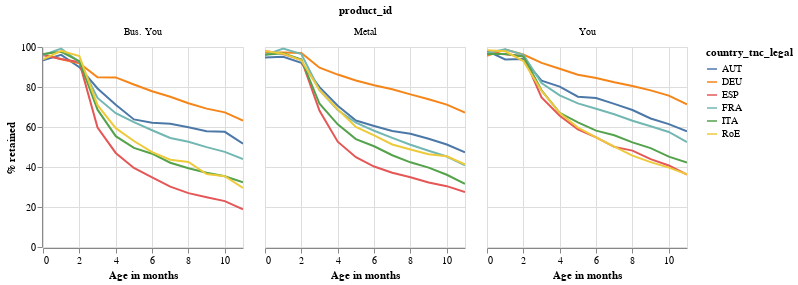

The code cell stored with this chart in its notebook:
### Markdown cell above
# 3. How does this differ by market?

### Code cell
signup = sample.loc[sample["enter_reason"] == "SIGNUP", :]

# create cohorts.
signup["cohort"] = pd.to_datetime(signup["subscription_valid_from"]).dt.to_period("M")

signup = (
    signup.groupby(["cohort", "age", "product_id", "country_tnc_legal"])["user_id"]
    .nunique()
    .reset_index()
)

signup["cohort_size"] = signup.groupby(["product_id", "cohort", "country_tnc_legal"])[
    "user_id"
].transform("max")
signup["perc"] = 100 * signup["user_id"] / signup["cohort_size"]

# average over cohorts.
signup = (
    signup.groupby(["product_id", "age", "country_tnc_legal"])["perc"]
    .agg("mean")
    .reset_index()
)


alt.Chart(signup.loc[signup["age"] < 12, :]).mark_line().encode(
    x=alt.X("age:Q", axis=alt.Axis(title="Age in months")),
    y=alt.Y("perc:Q", axis=alt.Axis(title="% retained")),
    color="country_tnc_legal:N",
    tooltip=["age", "product_id", "country_tnc_legal", "perc"],
).properties(title="% premium retention for sign up flow", width=200, height=200).facet(
    facet="product_id:N", columns=3
).interactive()

### Figure 1 — Vega-Lite specification as saved in the notebook (floating-point values rounded to 4 significant figures; data arrays with more than 128 entries replaced by an {"elided": "..."} marker saying what was removed)
{"config": {"view": {"continuousWidth": 400, "continuousHeight": 300}}, "data": {"name": "data-8492f578f6d0acaf19f5f7ab6ff74212"}, "facet": {"type": "nominal", "field": "product_id"}, "spec": {"mark": "line", "encoding": {"color": {"type": "nominal", "field": "country_tnc_legal"}, "tooltip": [{"type": "quantitative", "field": "age"}, {"type": "nominal", "field": "product_id"}, {"type": "nominal", "field": "country_tnc_legal"}, {"type": "quantitative", "field": "perc"}], "x": {"type": "quantitative", "axis": {"title": "Age in months"}, "field": "age"}, "y": {"type": "quantitative", "axis": {"title": "% retained"}, "field": "perc"}}, "height": 200, "selection": {"selector001": {"type": "interval", "bind": "scales", "encodings": ["x", "y"]}}, "title": "% premium retention for sign up flow", "width": 200}, "columns": 3, "$schema": "https://vega.github.io/schema/vega-lite/v4.0.2.json", "datasets": {"data-8492f578f6d0acaf19f5f7ab6ff74212": {"elided": "216 records"}}}
